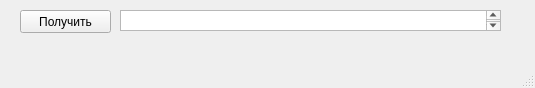
<?xml version="1.0" encoding="UTF-8"?>
<ui version="4.0">
 <class>MainWindow</class>
 <widget class="QMainWindow" name="MainWindow">
  <property name="geometry">
   <rect>
    <x>0</x>
    <y>0</y>
    <width>535</width>
    <height>88</height>
   </rect>
  </property>
  <property name="windowTitle">
   <string>MainWindow</string>
  </property>
  <widget class="QWidget" name="centralwidget">
   <widget class="QPushButton" name="pushButton">
    <property name="geometry">
     <rect>
      <x>20</x>
      <y>10</y>
      <width>91</width>
      <height>23</height>
     </rect>
    </property>
    <property name="text">
     <string>Получить</string>
    </property>
   </widget>
   <widget class="QTextBrowser" name="textBrowser">
    <property name="geometry">
     <rect>
      <x>120</x>
      <y>10</y>
      <width>381</width>
      <height>21</height>
     </rect>
    </property>
   </widget>
  </widget>
  <widget class="QMenuBar" name="menubar">
   <property name="geometry">
    <rect>
     <x>0</x>
     <y>0</y>
     <width>535</width>
     <height>21</height>
    </rect>
   </property>
  </widget>
  <widget class="QStatusBar" name="statusbar"/>
 </widget>
 <resources/>
 <connections/>
</ui>
